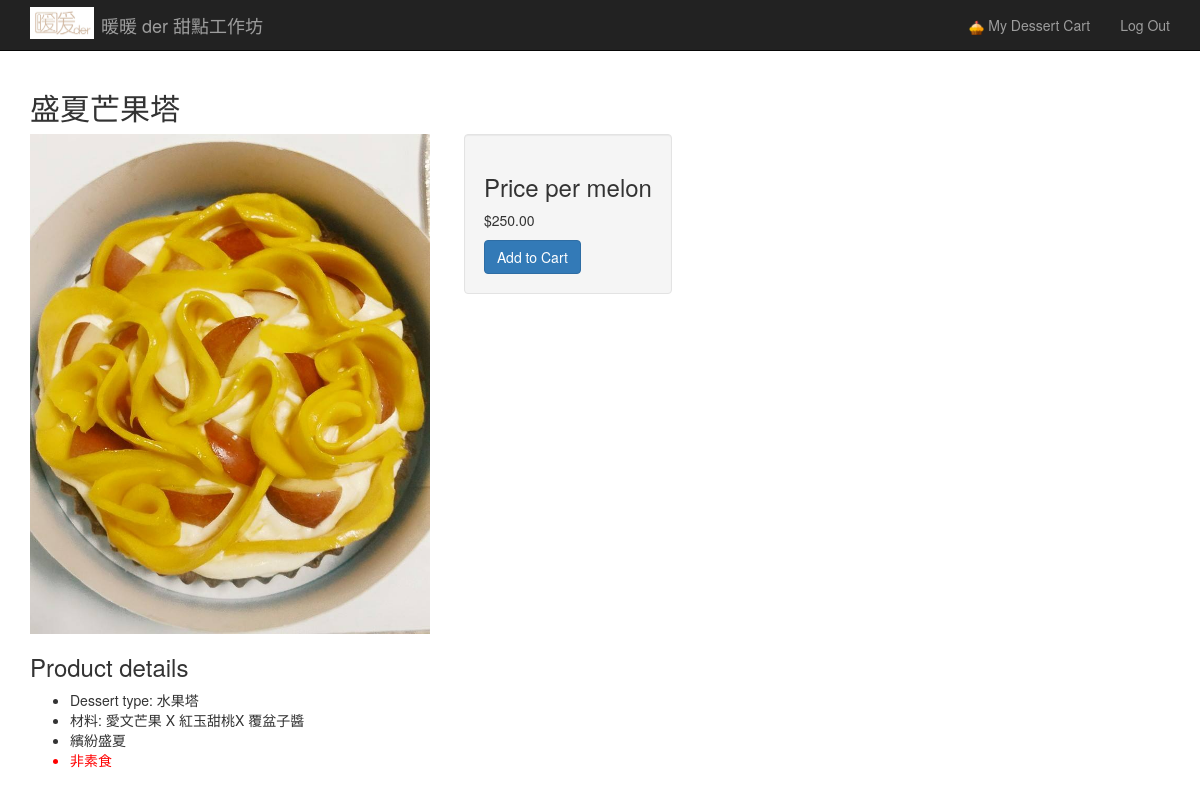
/melon/13 (signed in), run on the app's committed database.
### tables this page shows
CREATE TABLE "melons" (
"id" INTEGER,
  "melon_type" TEXT,
  "common_name" TEXT,
  "price" INTEGER,
  "imgurl" TEXT,
  "flesh_color" TEXT,
  "rind_color" TEXT,
  "seedless" INTEGER
);

### cakeshop.py (the view)
@app.route("/melon/<int:id>")
def show_melon(id):
    melon = model.get_melon_by_id(id)
    return render_template("melon_details.html",
                           display_melon=melon)

### model.py (called while the page is built)
def connect():
    conn = sqlite3.connect("melons.db")
    cursor = conn.cursor()
    return cursor

def get_melon_by_id(id):
    cursor = connect()
    query = """SELECT id, melon_type, common_name,
                      price, imgurl,
                      flesh_color, rind_color, seedless
               FROM melons
               WHERE id = ?;"""
    cursor.execute(query, (id,))
    row = cursor.fetchone()
    if not row:
        return None
    melon = Melon(row[0], row[1], row[2], row[3], row[4], row[5],
                  row[6], row[7])
    return melon

    def price_str(self):
        return "$%.2f"%self.price

### templates/melon_details.html
{% extends 'base.html' %}
{% block body %}
<h2>{{ display_melon.common_name }}</h2>
<img class="product-img" src="{{display_melon.imgurl}}">
<div class="cart well">
    <h3>Price per melon</h3>
    <p> {{ display_melon.price_str() }} </p>
    <a class="btn btn-primary" href="/add_to_cart/{{display_melon.id}}">Add to Cart</a>
</div>
<div class="melon-details">
    <h3>Product details</h3>
    <ul>
        <li>Dessert type: {{ display_melon.melon_type }}</li>
        <li>材料: {{ display_melon.flesh_color }}</li>
        <li>{{ display_melon.rind_color }}</li>
        {% if display_melon.seedless %}
        <li class='warning'>非素食</li>
        {% else %}
        <li>蛋奶素</li>
        {% endif %}
    </ul>
</div>
{% endblock %}

### static/css/style.css (style rules this page uses)
li.warning { color: red; }
img.product-img { display: inline-block; max-width: 400px; }
div.cart { display: inline-block; vertical-align: top; margin-left: 30px; }

### data on the page
melons: common_name "盛夏芒果塔", imgurl (picture), melon_type "水果塔", flesh_color "愛文芒果 X 紅玉甜桃X 覆盆子醬", rind_color "繽紛盛夏"

### other printed values
{{ "Log Out" }} "Log Out"
{{ display_melon.price_str() }} "$250.00"
